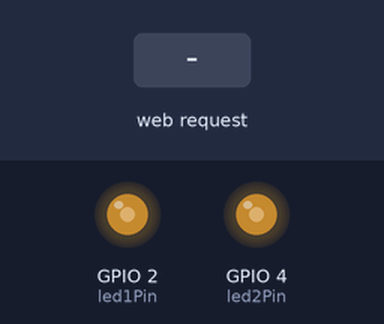
Bench run of a sketch on a simulated ESP32. Parts: output pins drawn as LEDs (lit = HIGH). The inputs (shaded band) are chosen by the test bench. WiFi joins after 1.5 s; servers stay silent unless stated; what the sketch prints to the serial monitor is not drawn.

Above: at 2.7 s.
2.8 s: HTTP request GET /setBalance?v=1 received
At 3.3 s:
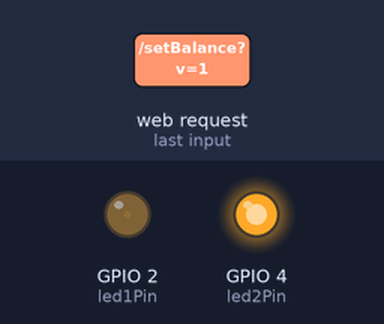
4.3 s: HTTP request GET /setBalance?v=0 received
At 5.5 s:
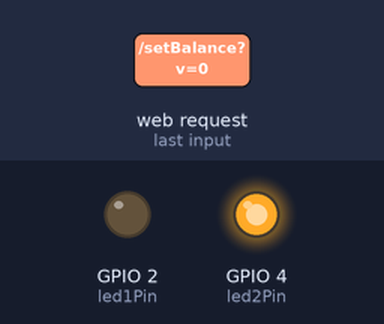
5.8 s: HTTP request GET /setBalance?v=120 received
At 6.8 s:
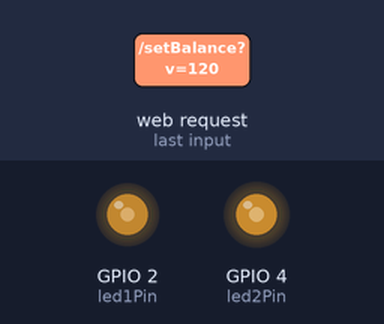
Timing chart, 0 to 8.8 s (numbered marks = the images above; inputs shaded):
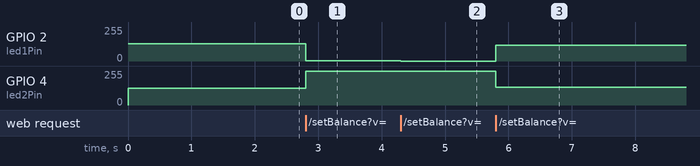

The sketch:

ex073.ino
```cpp
#include <WiFi.h>
#include <WebServer.h>

const char* ssid = "xswl";
const char* password = "hxy060617";

// 定义两个灯的引脚
const int led1Pin = 2; // 左灯
const int led2Pin = 4; // 右灯

WebServer server(80);

// --- 极简网页 ---
void handleRoot() {
  String html = R"rawliteral(
<!DOCTYPE html>
<html>
<head>
  <meta charset="UTF-8">
  <meta name="viewport" content="width=device-width, initial-scale=1.0">
  <title>光效跷跷板</title>
  <style>
    body { font-family: sans-serif; text-align: center; margin-top: 50px; background-color: #f0f0f0;}
    input[type=range] { width: 80%; max-width: 300px; margin: 30px 0; height: 30px; }
    .lights { display: flex; justify-content: center; gap: 80px; font-size: 20px; font-weight: bold; color: #333;}
    .val { color: #007bff; }
  </style>
</head>
<body>
  <h1>⚖️ 光效跷跷板</h1>
  <p>拖动滑块，控制亮度的“重心”</p>

  <div class="lights">
    <div>左灯亮度<br><span class="val" id="val1">128</span></div>
    <div>右灯亮度<br><span class="val" id="val2">127</span></div>
  </div>

  <input type="range" min="0" max="255" value="128" oninput="updateBalance(this.value)">

  <script>
    function updateBalance(val) {
      // 前端显示数值变化
      document.getElementById('val1').innerText = val;
      document.getElementById('val2').innerText = 255 - val;

      // 发送当前滑块的数值给 ESP32
      fetch('/setBalance?v=' + val);
    }
  </script>
</body>
</html>
)rawliteral";
  server.send(200, "text/html; charset=UTF-8", html);
}

// --- 处理亮度分配逻辑 ---
void handleBalance() {
  if (server.hasArg("v")) {
    int val = server.arg("v").toInt(); // 接收滑块的数值 (0-255)

    // 【核心进阶逻辑】数据分配
    int leftVal = val;            // 左灯亮度 = 滑块数值
    int rightVal = 255 - val;     // 右灯亮度 = 255 减去 滑块数值

    // 分别写入两个 PWM 通道
    ledcWrite(led1Pin, leftVal);
    ledcWrite(led2Pin, rightVal);

    server.send(200, "text/plain", "OK");
  }
}

void setup() {
  Serial.begin(115200);

  // 初始化两个引脚的 PWM
  ledcAttach(led1Pin, 5000, 8);
  ledcAttach(led2Pin, 5000, 8);

  // 初始状态：重心在中间，各一半亮度
  ledcWrite(led1Pin, 128);
  ledcWrite(led2Pin, 127);

  WiFi.begin(ssid, password);
  Serial.print("连接中...");
  while (WiFi.status() != WL_CONNECTED) { delay(500); Serial.print("."); }
  Serial.println("\n连接成功! 访问IP: " + WiFi.localIP().toString());

  server.on("/", handleRoot);
  server.on("/setBalance", handleBalance);
  server.begin();
}

void loop() {
  server.handleClient();
}
```

Measured:
- after the input at 2.8 s, GPIO 2 (led1Pin): 128/255 → 1/255 at once; GPIO 4 (led2Pin): 127/255 → 253/255 at once
- after the input at 4.3 s, GPIO 2 (led1Pin): 1/255 → 0/255 at once; GPIO 4 (led2Pin): 253/255 → 255/255 at once
- after the input at 5.8 s, GPIO 2 (led1Pin): 0/255 → 120/255 at once; GPIO 4 (led2Pin): 255/255 → 134/255 at once
